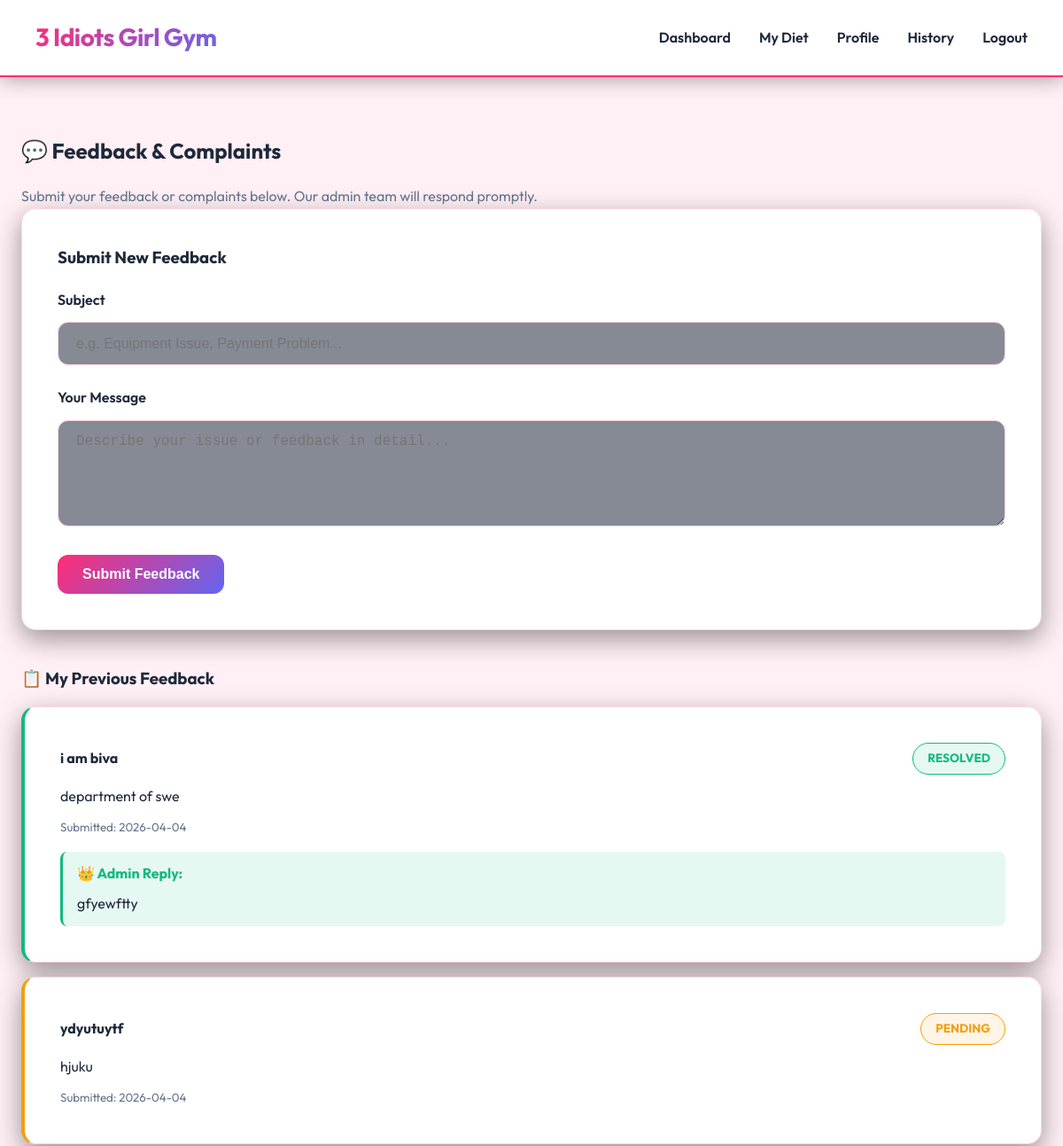
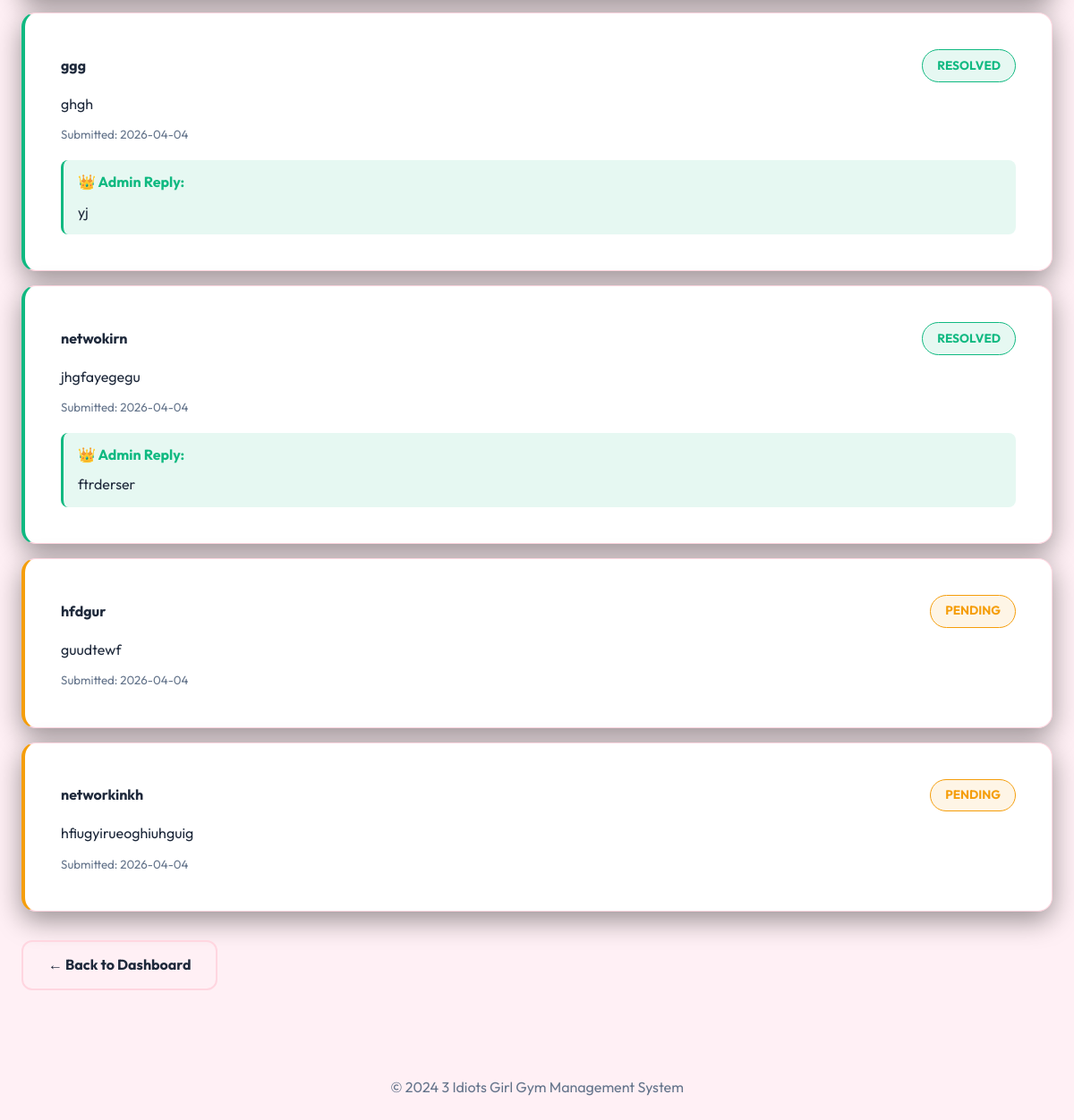
/feedback (signed in), run on the app's committed database (2 pictures, top to bottom).
### tables this page shows
CREATE TABLE feedback (
    id INTEGER PRIMARY KEY AUTOINCREMENT,
    member_id INTEGER NOT NULL,
    subject TEXT NOT NULL,
    message TEXT NOT NULL,
    status TEXT DEFAULT 'Pending',
    admin_reply TEXT,
    created_at TEXT DEFAULT CURRENT_TIMESTAMP
);

### app.py (the view, shortened to what this page needs)
@app.route("/feedback", methods=["GET", "POST"])
def submit_feedback():
    if "member_id" not in session:
        return redirect("/login")
    conn = get_db()
    my_feedback = conn.execute(
        "SELECT * FROM feedback WHERE member_id=? ORDER BY created_at DESC",
        (session["member_id"],)
    ).fetchall()
    conn.close()
    return render_template("feedback.html", my_feedback=my_feedback)

### app.py (called while the page is built)
def get_db():
    conn = sqlite3.connect(DATABASE)
    conn.row_factory = sqlite3.Row
    return conn

### templates/feedback.html (shortened to what this page needs)
{% extends "base.html" %}
{% block content %}
<div class="page-wrapper">
  <h2>💬 Feedback & Complaints</h2>
  <p class="text-muted mb-4">Submit your feedback or complaints below. Our admin team will respond promptly.</p>
  <div class="card">
    <h3>Submit New Feedback</h3>
    <form method="POST">
      <div class="form-group">
        <label class="form-label">Subject</label>
        <input type="text" name="subject" class="form-control" placeholder="e.g. Equipment Issue, Payment Problem..." required>
      </div>
      <div class="form-group">
        <label class="form-label">Your Message</label>
        <textarea name="message" class="form-control" rows="5" placeholder="Describe your issue or feedback in detail..." required style="resize:vertical;"></textarea>
      </div>
      <button type="submit" class="btn btn-primary">Submit Feedback</button>
    </form>
  </div>
  {% if my_feedback %}
  <h3 style="margin-top:2rem; margin-bottom:1rem;">📋 My Previous Feedback</h3>
  {% for fb in my_feedback %}
  <div class="card" style="margin-bottom:1rem; border-left:4px solid {% if fb['status'] == 'Resolved' %}var(--success-color){% else %}var(--warning-color){% endif %};">
    <div style="display:flex; justify-content:space-between; align-items:center; margin-bottom:0.75rem;">
      <strong>{{ fb['subject'] }}</strong>
      {% if fb['status'] == 'Resolved' %}
        <span class="pill pill-success">Resolved</span>
      {% else %}
        <span class="pill pill-warning">Pending</span>
      {% endif %}
    </div>
    <p style="margin:0 0 0.5rem;">{{ fb['message'] }}</p>
    <small class="text-muted">Submitted: {{ fb['created_at'][:10] }}</small>
    {% if fb['admin_reply'] %}
    <div style="margin-top:1rem; padding:0.75rem 1rem; background:rgba(16,185,129,0.1); border-radius:8px; border-left:3px solid var(--success-color);">
      <strong style="color:var(--success-color);">👑 Admin Reply:</strong>
      <p style="margin:0.5rem 0 0;">{{ fb['admin_reply'] }}</p>
    </div>
    {% endif %}
  </div>
  {% endfor %}
  {% endif %}
  <div class="mt-4">
    <a href="/dashboard" class="btn btn-outline">← Back to Dashboard</a>
  </div>
</div>
{% endblock %}

### static/style.css (style rules this page uses)
:root { --primary-color: #ff2d75; --primary-hover: #e02568; --secondary-color: #6366f1; --success-color: #10b981; --danger-color: #f43f5e; --warning-color: #f59e0b; --info-color: #0ea5e9; --dark-color: #1e293b; --nav-bg: #ffffff; --body-bg: #fff0f5; --card-bg: #ffffff; --card-border: #ffd6e0; --text-main: #1e293b; --text-muted: #64748b; --accent-gradient: linear-gradient(135deg, #ff2d75 0%, #6366f1 100%); }
* { box-sizing: border-box; margin: 0; padding: 0; }
body { font-family: 'Outfit', sans-serif; background-color: var(--body-bg); color: var(--text-main); line-height: 1.6; }
.page-wrapper { padding: 1rem 0; }
.card { background-color: var(--card-bg); padding: 2.5rem; border-radius: 16px; border: 1px solid var(--card-border); box-shadow: 0 10px 30px rgba(0, 0, 0, 0.4); margin-bottom: 2.5rem; }
h1, h2, h3 { margin-bottom: 1.25rem; font-weight: 700; }
.text-muted { color: var(--text-muted); }
.btn { display: inline-block; padding: 0.8rem 1.75rem; border: none; border-radius: 12px; cursor: pointer; text-decoration: none; font-size: 1rem; font-weight: 700; transition: all 0.3s ease; text-align: center; }
.btn-primary { background: var(--accent-gradient); color: #fff; }
.btn-outline { background-color: transparent; border: 2px solid var(--card-border); color: var(--text-main); }
.form-group { margin-bottom: 1.5rem; }
.form-label { display: block; margin-bottom: 0.75rem; font-weight: 600; color: var(--text-main); }
.form-control { width: 100%; padding: 0.9rem 1.25rem; background-color: rgba(15, 23, 42, 0.5); border: 1px solid var(--card-border); border-radius: 12px; font-size: 1rem; color: #fff; transition: all 0.3s; }
.pill { display: inline-block; padding: 0.4rem 1rem; border-radius: 50px; font-size: 0.85rem; font-weight: 700; text-transform: uppercase; border-width: 1px; border-style: solid; }
.pill-success { background-color: rgba(16, 185, 129, 0.1); color: #10b981; border-color: #10b981; }
.pill-warning { background-color: rgba(245, 158, 11, 0.1); color: #f59e0b; border-color: #f59e0b; }
.mt-4 { margin-top: 2rem; }

### data on the page
feedback: subject "i am biva", status "RESOLVED", message "department of swe", created_at "2026-04-04", admin_reply "gfyewftty"
feedback: subject "ydyutuytf", status "PENDING", message "hjuku", created_at "2026-04-04"
feedback: subject "ggg", status "RESOLVED", message "ghgh", created_at "2026-04-04", admin_reply "yj"
feedback: subject "netwokirn", status "RESOLVED", message "jhgfayegegu", created_at "2026-04-04", admin_reply "ftrderser"
feedback: subject "hfdgur", status "PENDING", message "guudtewf", created_at "2026-04-04"
feedback: subject "networkinkh", status "PENDING", message "hfiugyirueoghiuhguig", created_at "2026-04-04"
